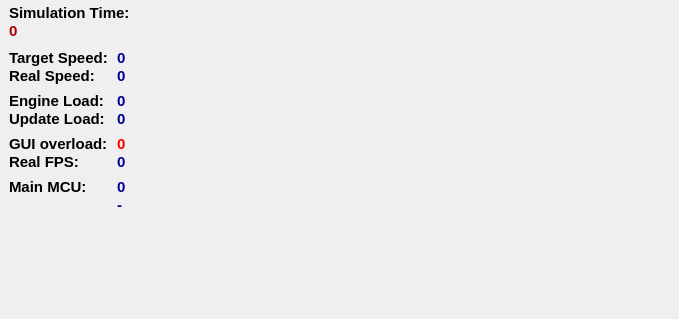
<?xml version="1.0" encoding="UTF-8"?>
<ui version="4.0">
 <class>infoWidget</class>
 <widget class="QWidget" name="infoWidget">
  <property name="geometry">
   <rect>
    <x>0</x>
    <y>0</y>
    <width>679</width>
    <height>319</height>
   </rect>
  </property>
  <property name="sizePolicy">
   <sizepolicy hsizetype="Preferred" vsizetype="Preferred">
    <horstretch>0</horstretch>
    <verstretch>0</verstretch>
   </sizepolicy>
  </property>
  <property name="windowTitle">
   <string notr="true">Form</string>
  </property>
  <widget class="QWidget" name="verticalLayoutWidget">
   <property name="geometry">
    <rect>
     <x>0</x>
     <y>0</y>
     <width>676</width>
     <height>244</height>
    </rect>
   </property>
   <layout class="QVBoxLayout" name="verticalLayout">
    <property name="spacing">
     <number>0</number>
    </property>
    <property name="leftMargin">
     <number>9</number>
    </property>
    <property name="topMargin">
     <number>4</number>
    </property>
    <item>
     <widget class="QLabel" name="simTimeLabel">
      <property name="sizePolicy">
       <sizepolicy hsizetype="Ignored" vsizetype="Preferred">
        <horstretch>0</horstretch>
        <verstretch>0</verstretch>
       </sizepolicy>
      </property>
      <property name="palette">
       <palette>
        <active>
         <colorrole role="WindowText">
          <brush brushstyle="SolidPattern">
           <color alpha="255">
            <red>0</red>
            <green>0</green>
            <blue>0</blue>
           </color>
          </brush>
         </colorrole>
         <colorrole role="Text">
          <brush brushstyle="SolidPattern">
           <color alpha="255">
            <red>0</red>
            <green>0</green>
            <blue>0</blue>
           </color>
          </brush>
         </colorrole>
         <colorrole role="PlaceholderText">
          <brush brushstyle="NoBrush">
           <color alpha="128">
            <red>0</red>
            <green>0</green>
            <blue>0</blue>
           </color>
          </brush>
         </colorrole>
        </active>
        <inactive>
         <colorrole role="WindowText">
          <brush brushstyle="SolidPattern">
           <color alpha="255">
            <red>0</red>
            <green>0</green>
            <blue>0</blue>
           </color>
          </brush>
         </colorrole>
         <colorrole role="Text">
          <brush brushstyle="SolidPattern">
           <color alpha="255">
            <red>0</red>
            <green>0</green>
            <blue>0</blue>
           </color>
          </brush>
         </colorrole>
         <colorrole role="PlaceholderText">
          <brush brushstyle="NoBrush">
           <color alpha="128">
            <red>0</red>
            <green>0</green>
            <blue>0</blue>
           </color>
          </brush>
         </colorrole>
        </inactive>
        <disabled>
         <colorrole role="WindowText">
          <brush brushstyle="SolidPattern">
           <color alpha="255">
            <red>144</red>
            <green>144</green>
            <blue>144</blue>
           </color>
          </brush>
         </colorrole>
         <colorrole role="Text">
          <brush brushstyle="SolidPattern">
           <color alpha="255">
            <red>144</red>
            <green>144</green>
            <blue>144</blue>
           </color>
          </brush>
         </colorrole>
         <colorrole role="PlaceholderText">
          <brush brushstyle="NoBrush">
           <color alpha="128">
            <red>0</red>
            <green>0</green>
            <blue>0</blue>
           </color>
          </brush>
         </colorrole>
        </disabled>
       </palette>
      </property>
      <property name="font">
       <font>
        <pointsize>11</pointsize>
        <weight>75</weight>
        <bold>true</bold>
       </font>
      </property>
      <property name="styleSheet">
       <string notr="true"/>
      </property>
      <property name="locale">
       <locale language="C" country="AnyCountry"/>
      </property>
      <property name="text">
       <string>Simulation Time:</string>
      </property>
     </widget>
    </item>
    <item>
     <widget class="QLabel" name="simTime">
      <property name="sizePolicy">
       <sizepolicy hsizetype="Preferred" vsizetype="Preferred">
        <horstretch>0</horstretch>
        <verstretch>0</verstretch>
       </sizepolicy>
      </property>
      <property name="palette">
       <palette>
        <active>
         <colorrole role="WindowText">
          <brush brushstyle="SolidPattern">
           <color alpha="255">
            <red>170</red>
            <green>0</green>
            <blue>0</blue>
           </color>
          </brush>
         </colorrole>
        </active>
        <inactive>
         <colorrole role="WindowText">
          <brush brushstyle="SolidPattern">
           <color alpha="255">
            <red>170</red>
            <green>0</green>
            <blue>0</blue>
           </color>
          </brush>
         </colorrole>
        </inactive>
        <disabled>
         <colorrole role="WindowText">
          <brush brushstyle="SolidPattern">
           <color alpha="255">
            <red>144</red>
            <green>144</green>
            <blue>144</blue>
           </color>
          </brush>
         </colorrole>
        </disabled>
       </palette>
      </property>
      <property name="font">
       <font>
        <pointsize>11</pointsize>
        <weight>75</weight>
        <bold>true</bold>
       </font>
      </property>
      <property name="text">
       <string notr="true">0</string>
      </property>
     </widget>
    </item>
    <item>
     <widget class="QLabel" name="label_4">
      <property name="maximumSize">
       <size>
        <width>16777215</width>
        <height>9</height>
       </size>
      </property>
      <property name="text">
       <string/>
      </property>
     </widget>
    </item>
    <item>
     <layout class="QGridLayout" name="gridLayout">
      <property name="horizontalSpacing">
       <number>9</number>
      </property>
      <property name="verticalSpacing">
       <number>0</number>
      </property>
      <item row="8" column="0">
       <widget class="QLabel" name="label_3">
        <property name="maximumSize">
         <size>
          <width>16777215</width>
          <height>7</height>
         </size>
        </property>
        <property name="text">
         <string/>
        </property>
       </widget>
      </item>
      <item row="0" column="1">
       <widget class="QLabel" name="targetSpeed">
        <property name="sizePolicy">
         <sizepolicy hsizetype="Expanding" vsizetype="Preferred">
          <horstretch>0</horstretch>
          <verstretch>0</verstretch>
         </sizepolicy>
        </property>
        <property name="palette">
         <palette>
          <active>
           <colorrole role="WindowText">
            <brush brushstyle="SolidPattern">
             <color alpha="255">
              <red>0</red>
              <green>0</green>
              <blue>150</blue>
             </color>
            </brush>
           </colorrole>
          </active>
          <inactive>
           <colorrole role="WindowText">
            <brush brushstyle="SolidPattern">
             <color alpha="255">
              <red>0</red>
              <green>0</green>
              <blue>150</blue>
             </color>
            </brush>
           </colorrole>
          </inactive>
          <disabled>
           <colorrole role="WindowText">
            <brush brushstyle="SolidPattern">
             <color alpha="255">
              <red>144</red>
              <green>144</green>
              <blue>144</blue>
             </color>
            </brush>
           </colorrole>
          </disabled>
         </palette>
        </property>
        <property name="font">
         <font>
          <pointsize>11</pointsize>
          <weight>75</weight>
          <bold>true</bold>
         </font>
        </property>
        <property name="text">
         <string notr="true">0</string>
        </property>
       </widget>
      </item>
      <item row="0" column="0">
       <widget class="QLabel" name="targetSpeedLabel">
        <property name="sizePolicy">
         <sizepolicy hsizetype="Minimum" vsizetype="Preferred">
          <horstretch>0</horstretch>
          <verstretch>0</verstretch>
         </sizepolicy>
        </property>
        <property name="palette">
         <palette>
          <active>
           <colorrole role="WindowText">
            <brush brushstyle="SolidPattern">
             <color alpha="255">
              <red>0</red>
              <green>0</green>
              <blue>0</blue>
             </color>
            </brush>
           </colorrole>
          </active>
          <inactive>
           <colorrole role="WindowText">
            <brush brushstyle="SolidPattern">
             <color alpha="255">
              <red>0</red>
              <green>0</green>
              <blue>0</blue>
             </color>
            </brush>
           </colorrole>
          </inactive>
          <disabled>
           <colorrole role="WindowText">
            <brush brushstyle="SolidPattern">
             <color alpha="255">
              <red>144</red>
              <green>144</green>
              <blue>144</blue>
             </color>
            </brush>
           </colorrole>
          </disabled>
         </palette>
        </property>
        <property name="font">
         <font>
          <pointsize>11</pointsize>
          <weight>75</weight>
          <bold>true</bold>
         </font>
        </property>
        <property name="text">
         <string>Target Speed:</string>
        </property>
       </widget>
      </item>
      <item row="9" column="0">
       <widget class="QLabel" name="mainMcuLabel">
        <property name="palette">
         <palette>
          <active>
           <colorrole role="WindowText">
            <brush brushstyle="SolidPattern">
             <color alpha="255">
              <red>0</red>
              <green>0</green>
              <blue>0</blue>
             </color>
            </brush>
           </colorrole>
          </active>
          <inactive>
           <colorrole role="WindowText">
            <brush brushstyle="SolidPattern">
             <color alpha="255">
              <red>0</red>
              <green>0</green>
              <blue>0</blue>
             </color>
            </brush>
           </colorrole>
          </inactive>
          <disabled>
           <colorrole role="WindowText">
            <brush brushstyle="SolidPattern">
             <color alpha="255">
              <red>144</red>
              <green>144</green>
              <blue>144</blue>
             </color>
            </brush>
           </colorrole>
          </disabled>
         </palette>
        </property>
        <property name="font">
         <font>
          <pointsize>11</pointsize>
          <weight>75</weight>
          <bold>true</bold>
         </font>
        </property>
        <property name="text">
         <string>Main MCU:</string>
        </property>
       </widget>
      </item>
      <item row="6" column="1">
       <widget class="QLabel" name="overLoadVal">
        <property name="sizePolicy">
         <sizepolicy hsizetype="Expanding" vsizetype="Preferred">
          <horstretch>0</horstretch>
          <verstretch>0</verstretch>
         </sizepolicy>
        </property>
        <property name="palette">
         <palette>
          <active>
           <colorrole role="WindowText">
            <brush brushstyle="SolidPattern">
             <color alpha="255">
              <red>255</red>
              <green>0</green>
              <blue>0</blue>
             </color>
            </brush>
           </colorrole>
          </active>
          <inactive>
           <colorrole role="WindowText">
            <brush brushstyle="SolidPattern">
             <color alpha="255">
              <red>255</red>
              <green>0</green>
              <blue>0</blue>
             </color>
            </brush>
           </colorrole>
          </inactive>
          <disabled>
           <colorrole role="WindowText">
            <brush brushstyle="SolidPattern">
             <color alpha="255">
              <red>144</red>
              <green>144</green>
              <blue>144</blue>
             </color>
            </brush>
           </colorrole>
          </disabled>
         </palette>
        </property>
        <property name="font">
         <font>
          <pointsize>11</pointsize>
          <weight>75</weight>
          <bold>true</bold>
         </font>
        </property>
        <property name="text">
         <string notr="true">0</string>
        </property>
       </widget>
      </item>
      <item row="3" column="1">
       <widget class="QLabel" name="simLoadVal">
        <property name="sizePolicy">
         <sizepolicy hsizetype="Expanding" vsizetype="Preferred">
          <horstretch>0</horstretch>
          <verstretch>0</verstretch>
         </sizepolicy>
        </property>
        <property name="palette">
         <palette>
          <active>
           <colorrole role="WindowText">
            <brush brushstyle="SolidPattern">
             <color alpha="255">
              <red>0</red>
              <green>0</green>
              <blue>150</blue>
             </color>
            </brush>
           </colorrole>
          </active>
          <inactive>
           <colorrole role="WindowText">
            <brush brushstyle="SolidPattern">
             <color alpha="255">
              <red>0</red>
              <green>0</green>
              <blue>150</blue>
             </color>
            </brush>
           </colorrole>
          </inactive>
          <disabled>
           <colorrole role="WindowText">
            <brush brushstyle="SolidPattern">
             <color alpha="255">
              <red>144</red>
              <green>144</green>
              <blue>144</blue>
             </color>
            </brush>
           </colorrole>
          </disabled>
         </palette>
        </property>
        <property name="font">
         <font>
          <pointsize>11</pointsize>
          <weight>75</weight>
          <bold>true</bold>
         </font>
        </property>
        <property name="text">
         <string notr="true">0</string>
        </property>
       </widget>
      </item>
      <item row="6" column="0">
       <widget class="QLabel" name="overLoadLabel">
        <property name="palette">
         <palette>
          <active>
           <colorrole role="WindowText">
            <brush brushstyle="SolidPattern">
             <color alpha="255">
              <red>0</red>
              <green>0</green>
              <blue>0</blue>
             </color>
            </brush>
           </colorrole>
          </active>
          <inactive>
           <colorrole role="WindowText">
            <brush brushstyle="SolidPattern">
             <color alpha="255">
              <red>0</red>
              <green>0</green>
              <blue>0</blue>
             </color>
            </brush>
           </colorrole>
          </inactive>
          <disabled>
           <colorrole role="WindowText">
            <brush brushstyle="SolidPattern">
             <color alpha="255">
              <red>144</red>
              <green>144</green>
              <blue>144</blue>
             </color>
            </brush>
           </colorrole>
          </disabled>
         </palette>
        </property>
        <property name="font">
         <font>
          <pointsize>11</pointsize>
          <weight>75</weight>
          <bold>true</bold>
         </font>
        </property>
        <property name="text">
         <string>GUI overload:</string>
        </property>
       </widget>
      </item>
      <item row="9" column="1">
       <widget class="QLabel" name="mainMcuName">
        <property name="sizePolicy">
         <sizepolicy hsizetype="Expanding" vsizetype="Preferred">
          <horstretch>0</horstretch>
          <verstretch>0</verstretch>
         </sizepolicy>
        </property>
        <property name="palette">
         <palette>
          <active>
           <colorrole role="WindowText">
            <brush brushstyle="SolidPattern">
             <color alpha="255">
              <red>0</red>
              <green>0</green>
              <blue>150</blue>
             </color>
            </brush>
           </colorrole>
          </active>
          <inactive>
           <colorrole role="WindowText">
            <brush brushstyle="SolidPattern">
             <color alpha="255">
              <red>0</red>
              <green>0</green>
              <blue>150</blue>
             </color>
            </brush>
           </colorrole>
          </inactive>
          <disabled>
           <colorrole role="WindowText">
            <brush brushstyle="SolidPattern">
             <color alpha="255">
              <red>144</red>
              <green>144</green>
              <blue>144</blue>
             </color>
            </brush>
           </colorrole>
          </disabled>
         </palette>
        </property>
        <property name="font">
         <font>
          <pointsize>11</pointsize>
          <weight>75</weight>
          <bold>true</bold>
         </font>
        </property>
        <property name="text">
         <string notr="true">0</string>
        </property>
       </widget>
      </item>
      <item row="4" column="1">
       <widget class="QLabel" name="guiLoadVal">
        <property name="sizePolicy">
         <sizepolicy hsizetype="Expanding" vsizetype="Preferred">
          <horstretch>0</horstretch>
          <verstretch>0</verstretch>
         </sizepolicy>
        </property>
        <property name="palette">
         <palette>
          <active>
           <colorrole role="WindowText">
            <brush brushstyle="SolidPattern">
             <color alpha="255">
              <red>0</red>
              <green>0</green>
              <blue>150</blue>
             </color>
            </brush>
           </colorrole>
          </active>
          <inactive>
           <colorrole role="WindowText">
            <brush brushstyle="SolidPattern">
             <color alpha="255">
              <red>0</red>
              <green>0</green>
              <blue>150</blue>
             </color>
            </brush>
           </colorrole>
          </inactive>
          <disabled>
           <colorrole role="WindowText">
            <brush brushstyle="SolidPattern">
             <color alpha="255">
              <red>144</red>
              <green>144</green>
              <blue>144</blue>
             </color>
            </brush>
           </colorrole>
          </disabled>
         </palette>
        </property>
        <property name="font">
         <font>
          <pointsize>11</pointsize>
          <weight>75</weight>
          <bold>true</bold>
         </font>
        </property>
        <property name="text">
         <string notr="true">0</string>
        </property>
       </widget>
      </item>
      <item row="3" column="0">
       <widget class="QLabel" name="simLoadLabel">
        <property name="sizePolicy">
         <sizepolicy hsizetype="Preferred" vsizetype="Preferred">
          <horstretch>0</horstretch>
          <verstretch>0</verstretch>
         </sizepolicy>
        </property>
        <property name="palette">
         <palette>
          <active>
           <colorrole role="WindowText">
            <brush brushstyle="SolidPattern">
             <color alpha="255">
              <red>0</red>
              <green>0</green>
              <blue>0</blue>
             </color>
            </brush>
           </colorrole>
          </active>
          <inactive>
           <colorrole role="WindowText">
            <brush brushstyle="SolidPattern">
             <color alpha="255">
              <red>0</red>
              <green>0</green>
              <blue>0</blue>
             </color>
            </brush>
           </colorrole>
          </inactive>
          <disabled>
           <colorrole role="WindowText">
            <brush brushstyle="SolidPattern">
             <color alpha="255">
              <red>144</red>
              <green>144</green>
              <blue>144</blue>
             </color>
            </brush>
           </colorrole>
          </disabled>
         </palette>
        </property>
        <property name="font">
         <font>
          <pointsize>11</pointsize>
          <weight>75</weight>
          <bold>true</bold>
         </font>
        </property>
        <property name="text">
         <string>Engine Load:</string>
        </property>
       </widget>
      </item>
      <item row="1" column="1">
       <widget class="QLabel" name="realSpeed">
        <property name="sizePolicy">
         <sizepolicy hsizetype="Expanding" vsizetype="Preferred">
          <horstretch>0</horstretch>
          <verstretch>0</verstretch>
         </sizepolicy>
        </property>
        <property name="palette">
         <palette>
          <active>
           <colorrole role="WindowText">
            <brush brushstyle="SolidPattern">
             <color alpha="255">
              <red>0</red>
              <green>0</green>
              <blue>150</blue>
             </color>
            </brush>
           </colorrole>
          </active>
          <inactive>
           <colorrole role="WindowText">
            <brush brushstyle="SolidPattern">
             <color alpha="255">
              <red>0</red>
              <green>0</green>
              <blue>150</blue>
             </color>
            </brush>
           </colorrole>
          </inactive>
          <disabled>
           <colorrole role="WindowText">
            <brush brushstyle="SolidPattern">
             <color alpha="255">
              <red>144</red>
              <green>144</green>
              <blue>144</blue>
             </color>
            </brush>
           </colorrole>
          </disabled>
         </palette>
        </property>
        <property name="font">
         <font>
          <pointsize>11</pointsize>
          <weight>75</weight>
          <bold>true</bold>
         </font>
        </property>
        <property name="text">
         <string notr="true">0</string>
        </property>
       </widget>
      </item>
      <item row="7" column="0">
       <widget class="QLabel" name="fpsLabel">
        <property name="palette">
         <palette>
          <active>
           <colorrole role="WindowText">
            <brush brushstyle="SolidPattern">
             <color alpha="255">
              <red>0</red>
              <green>0</green>
              <blue>0</blue>
             </color>
            </brush>
           </colorrole>
          </active>
          <inactive>
           <colorrole role="WindowText">
            <brush brushstyle="SolidPattern">
             <color alpha="255">
              <red>0</red>
              <green>0</green>
              <blue>0</blue>
             </color>
            </brush>
           </colorrole>
          </inactive>
          <disabled>
           <colorrole role="WindowText">
            <brush brushstyle="SolidPattern">
             <color alpha="255">
              <red>144</red>
              <green>144</green>
              <blue>144</blue>
             </color>
            </brush>
           </colorrole>
          </disabled>
         </palette>
        </property>
        <property name="font">
         <font>
          <pointsize>11</pointsize>
          <weight>75</weight>
          <bold>true</bold>
         </font>
        </property>
        <property name="text">
         <string>Real FPS:</string>
        </property>
       </widget>
      </item>
      <item row="4" column="0">
       <widget class="QLabel" name="guiLoadLabel">
        <property name="sizePolicy">
         <sizepolicy hsizetype="Minimum" vsizetype="Preferred">
          <horstretch>0</horstretch>
          <verstretch>0</verstretch>
         </sizepolicy>
        </property>
        <property name="palette">
         <palette>
          <active>
           <colorrole role="WindowText">
            <brush brushstyle="SolidPattern">
             <color alpha="255">
              <red>0</red>
              <green>0</green>
              <blue>0</blue>
             </color>
            </brush>
           </colorrole>
          </active>
          <inactive>
           <colorrole role="WindowText">
            <brush brushstyle="SolidPattern">
             <color alpha="255">
              <red>0</red>
              <green>0</green>
              <blue>0</blue>
             </color>
            </brush>
           </colorrole>
          </inactive>
          <disabled>
           <colorrole role="WindowText">
            <brush brushstyle="SolidPattern">
             <color alpha="255">
              <red>144</red>
              <green>144</green>
              <blue>144</blue>
             </color>
            </brush>
           </colorrole>
          </disabled>
         </palette>
        </property>
        <property name="font">
         <font>
          <pointsize>11</pointsize>
          <weight>75</weight>
          <bold>true</bold>
         </font>
        </property>
        <property name="text">
         <string>Update Load:</string>
        </property>
       </widget>
      </item>
      <item row="5" column="0">
       <widget class="QLabel" name="label_2">
        <property name="maximumSize">
         <size>
          <width>16777215</width>
          <height>7</height>
         </size>
        </property>
        <property name="text">
         <string/>
        </property>
       </widget>
      </item>
      <item row="1" column="0">
       <widget class="QLabel" name="realSpeedLabel">
        <property name="sizePolicy">
         <sizepolicy hsizetype="Preferred" vsizetype="Preferred">
          <horstretch>0</horstretch>
          <verstretch>0</verstretch>
         </sizepolicy>
        </property>
        <property name="palette">
         <palette>
          <active>
           <colorrole role="WindowText">
            <brush brushstyle="SolidPattern">
             <color alpha="255">
              <red>0</red>
              <green>0</green>
              <blue>0</blue>
             </color>
            </brush>
           </colorrole>
          </active>
          <inactive>
           <colorrole role="WindowText">
            <brush brushstyle="SolidPattern">
             <color alpha="255">
              <red>0</red>
              <green>0</green>
              <blue>0</blue>
             </color>
            </brush>
           </colorrole>
          </inactive>
          <disabled>
           <colorrole role="WindowText">
            <brush brushstyle="SolidPattern">
             <color alpha="255">
              <red>144</red>
              <green>144</green>
              <blue>144</blue>
             </color>
            </brush>
           </colorrole>
          </disabled>
         </palette>
        </property>
        <property name="font">
         <font>
          <pointsize>11</pointsize>
          <weight>75</weight>
          <bold>true</bold>
         </font>
        </property>
        <property name="text">
         <string>Real Speed:</string>
        </property>
       </widget>
      </item>
      <item row="7" column="1">
       <widget class="QLabel" name="fpsVal">
        <property name="sizePolicy">
         <sizepolicy hsizetype="Expanding" vsizetype="Preferred">
          <horstretch>0</horstretch>
          <verstretch>0</verstretch>
         </sizepolicy>
        </property>
        <property name="palette">
         <palette>
          <active>
           <colorrole role="WindowText">
            <brush brushstyle="SolidPattern">
             <color alpha="255">
              <red>0</red>
              <green>0</green>
              <blue>150</blue>
             </color>
            </brush>
           </colorrole>
          </active>
          <inactive>
           <colorrole role="WindowText">
            <brush brushstyle="SolidPattern">
             <color alpha="255">
              <red>0</red>
              <green>0</green>
              <blue>150</blue>
             </color>
            </brush>
           </colorrole>
          </inactive>
          <disabled>
           <colorrole role="WindowText">
            <brush brushstyle="SolidPattern">
             <color alpha="255">
              <red>144</red>
              <green>144</green>
              <blue>144</blue>
             </color>
            </brush>
           </colorrole>
          </disabled>
         </palette>
        </property>
        <property name="font">
         <font>
          <pointsize>11</pointsize>
          <weight>75</weight>
          <bold>true</bold>
         </font>
        </property>
        <property name="text">
         <string notr="true">0</string>
        </property>
       </widget>
      </item>
      <item row="2" column="0">
       <widget class="QLabel" name="label">
        <property name="sizePolicy">
         <sizepolicy hsizetype="Preferred" vsizetype="Fixed">
          <horstretch>0</horstretch>
          <verstretch>0</verstretch>
         </sizepolicy>
        </property>
        <property name="minimumSize">
         <size>
          <width>0</width>
          <height>0</height>
         </size>
        </property>
        <property name="maximumSize">
         <size>
          <width>16777215</width>
          <height>7</height>
         </size>
        </property>
        <property name="text">
         <string/>
        </property>
       </widget>
      </item>
      <item row="10" column="1">
       <widget class="QLabel" name="mainMcu">
        <property name="sizePolicy">
         <sizepolicy hsizetype="Expanding" vsizetype="Preferred">
          <horstretch>0</horstretch>
          <verstretch>0</verstretch>
         </sizepolicy>
        </property>
        <property name="palette">
         <palette>
          <active>
           <colorrole role="WindowText">
            <brush brushstyle="SolidPattern">
             <color alpha="255">
              <red>0</red>
              <green>0</green>
              <blue>150</blue>
             </color>
            </brush>
           </colorrole>
          </active>
          <inactive>
           <colorrole role="WindowText">
            <brush brushstyle="SolidPattern">
             <color alpha="255">
              <red>0</red>
              <green>0</green>
              <blue>150</blue>
             </color>
            </brush>
           </colorrole>
          </inactive>
          <disabled>
           <colorrole role="WindowText">
            <brush brushstyle="SolidPattern">
             <color alpha="255">
              <red>144</red>
              <green>144</green>
              <blue>144</blue>
             </color>
            </brush>
           </colorrole>
          </disabled>
         </palette>
        </property>
        <property name="font">
         <font>
          <pointsize>11</pointsize>
          <weight>75</weight>
          <bold>true</bold>
         </font>
        </property>
        <property name="text">
         <string notr="true">-</string>
        </property>
       </widget>
      </item>
      <item row="11" column="1">
       <spacer name="verticalSpacer">
        <property name="orientation">
         <enum>Qt::Vertical</enum>
        </property>
        <property name="sizeHint" stdset="0">
         <size>
          <width>20</width>
          <height>40</height>
         </size>
        </property>
       </spacer>
      </item>
     </layout>
    </item>
   </layout>
  </widget>
 </widget>
 <resources/>
 <connections/>
 <designerdata>
  <property name="gridDeltaX">
   <number>9</number>
  </property>
  <property name="gridDeltaY">
   <number>9</number>
  </property>
  <property name="gridSnapX">
   <bool>true</bool>
  </property>
  <property name="gridSnapY">
   <bool>true</bool>
  </property>
  <property name="gridVisible">
   <bool>true</bool>
  </property>
 </designerdata>
</ui>
